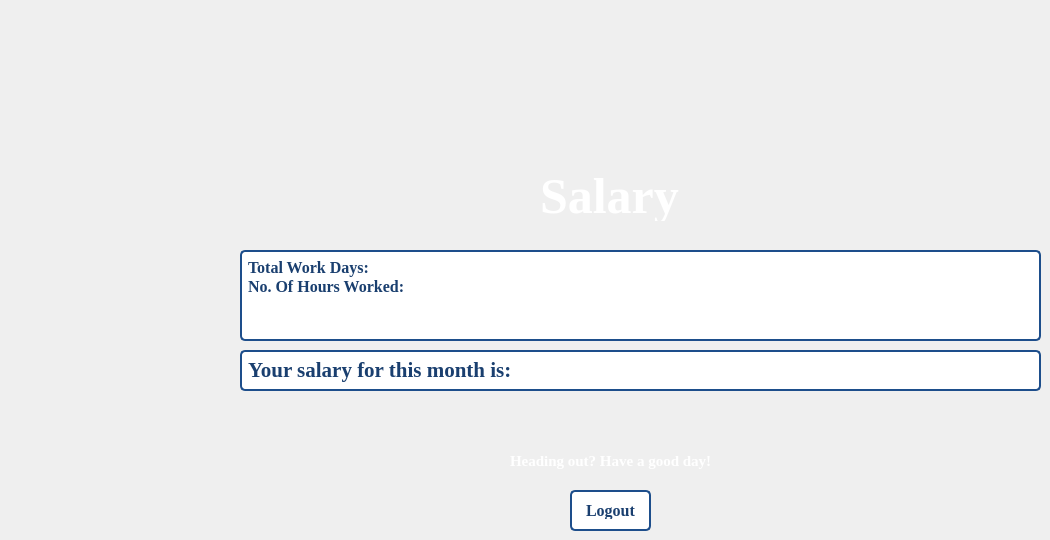
   <widget class="QWidget" name="tab_7">
    <attribute name="title">
     <string>Salary</string>
    </attribute>
    <widget class="QTextBrowser" name="textBrowser_salary">
     <property name="geometry">
      <rect>
       <x>240</x>
       <y>250</y>
       <width>801</width>
       <height>91</height>
      </rect>
     </property>
     <property name="font">
      <font>
       <family>Georgia</family>
       <pointsize>-1</pointsize>
       <bold>true</bold>
      </font>
     </property>
     <property name="styleSheet">
      <string notr="true">QTextBrowser
{
background-color: rgb(255, 255, 255); 
color: rgb(26, 63, 111); 
border: 2px solid rgb(29, 78, 139);
border-radius: 5px; 
padding: 2px 2px; 
font-size: 16px;
font-weight: bold;
cursor: pointer; 
transition: background-color 0.3s ease, box-shadow 0.3s ease;
box-shadow: 0 4px 8px rgba(0, 0, 0, 0.1); 
}

</string>
     </property>
     <property name="html">
      <string>&lt;!DOCTYPE HTML PUBLIC &quot;-//W3C//DTD HTML 4.0//EN&quot; &quot;http://www.w3.org/TR/REC-html40/strict.dtd&quot;&gt;
&lt;html&gt;&lt;head&gt;&lt;meta name=&quot;qrichtext&quot; content=&quot;1&quot; /&gt;&lt;meta charset=&quot;utf-8&quot; /&gt;&lt;style type=&quot;text/css&quot;&gt;
p, li { white-space: pre-wrap; }
hr { height: 1px; border-width: 0; }
li.unchecked::marker { content: &quot;\2610&quot;; }
li.checked::marker { content: &quot;\2612&quot;; }
&lt;/style&gt;&lt;/head&gt;&lt;body style=&quot; font-family:'Georgia'; font-size:16px; font-weight:700; font-style:normal;&quot;&gt;
&lt;p style=&quot; margin-top:0px; margin-bottom:0px; margin-left:0px; margin-right:0px; -qt-block-indent:0; text-indent:0px;&quot;&gt;&lt;span style=&quot; font-size:16px;&quot;&gt;Total Work Days:&lt;/span&gt;&lt;/p&gt;
&lt;p style=&quot; margin-top:0px; margin-bottom:0px; margin-left:0px; margin-right:0px; -qt-block-indent:0; text-indent:0px;&quot;&gt;&lt;span style=&quot; font-size:16px;&quot;&gt;No. Of Hours Worked:&lt;/span&gt;&lt;/p&gt;&lt;/body&gt;&lt;/html&gt;</string>
     </property>
    </widget>
    <widget class="QTextBrowser" name="textBrowser_salary2">
     <property name="geometry">
      <rect>
       <x>240</x>
       <y>350</y>
       <width>801</width>
       <height>41</height>
      </rect>
     </property>
     <property name="font">
      <font>
       <family>Georgia</family>
       <pointsize>9</pointsize>
       <italic>false</italic>
       <bold>false</bold>
      </font>
     </property>
     <property name="styleSheet">
      <string notr="true">QTextBrowser
{
background-color: rgb(255, 255, 255); 
color: rgb(26, 63, 111); 
border: 2px solid rgb(29, 78, 139);
border-radius: 5px; 
padding: 2px 2px; 
font-size: 16px;
font-weight: bold;
font: 9pt &quot;Georgia&quot;;
cursor: pointer; 
transition: background-color 0.3s ease, box-shadow 0.3s ease;
box-shadow: 0 4px 8px rgba(0, 0, 0, 0.1); 
}

</string>
     </property>
     <property name="html">
      <string>&lt;!DOCTYPE HTML PUBLIC &quot;-//W3C//DTD HTML 4.0//EN&quot; &quot;http://www.w3.org/TR/REC-html40/strict.dtd&quot;&gt;
&lt;html&gt;&lt;head&gt;&lt;meta name=&quot;qrichtext&quot; content=&quot;1&quot; /&gt;&lt;meta charset=&quot;utf-8&quot; /&gt;&lt;style type=&quot;text/css&quot;&gt;
p, li { white-space: pre-wrap; }
hr { height: 1px; border-width: 0; }
li.unchecked::marker { content: &quot;\2610&quot;; }
li.checked::marker { content: &quot;\2612&quot;; }
&lt;/style&gt;&lt;/head&gt;&lt;body style=&quot; font-family:'Georgia'; font-size:9pt; font-weight:400; font-style:normal;&quot;&gt;
&lt;p style=&quot; margin-top:0px; margin-bottom:0px; margin-left:0px; margin-right:0px; -qt-block-indent:0; text-indent:0px;&quot;&gt;&lt;span style=&quot; font-size:16pt; font-weight:700;&quot;&gt;Your salary for this month is:&lt;/span&gt;&lt;/p&gt;&lt;/body&gt;&lt;/html&gt;</string>
     </property>
    </widget>
    <widget class="QLabel" name="label">
     <property name="geometry">
      <rect>
       <x>510</x>
       <y>450</y>
       <width>221</width>
       <height>21</height>
      </rect>
     </property>
     <property name="font">
      <font>
       <family>Times New Roman</family>
       <pointsize>-1</pointsize>
       <bold>true</bold>
      </font>
     </property>
     <property name="styleSheet">
      <string notr="true">QLabel {
color: rgb(255, 255, 255);
font-size: 15px; 
font-weight: bold;
}

QLabel {
text-shadow: 2px rgb(12, 29, 52); 
}

</string>
     </property>
     <property name="text">
      <string>Heading out? Have a good day!</string>
     </property>
    </widget>
    <widget class="QPushButton" name="pushButton">
     <property name="geometry">
      <rect>
       <x>570</x>
       <y>490</y>
       <width>81</width>
       <height>41</height>
      </rect>
     </property>
     <property name="font">
      <font>
       <family>Times New Roman</family>
       <pointsize>-1</pointsize>
       <bold>true</bold>
      </font>
     </property>
     <property name="styleSheet">
      <string notr="true">QPushButton 
{
background-color: rgb(255, 255, 255); 
color: rgb(26, 63, 111); 
border: 2px solid rgb(29, 78, 139);
border-radius: 5px; 
padding: 10px 10px; 
font-size: 16px;
font-weight: bold;
cursor: pointer; 
transition: background-color 0.3s ease, box-shadow 0.3s ease;
}
QPushButton:hover 
{
background-color: rgb(219, 235, 255); 
box-shadow: 0 4px 8px rgba(0, 0, 0, 0.1); 
}
QPushButton:pressed 
{
background-color: rgb(45, 108, 190); 
color: rgb(255, 255, 255);
box-shadow: 0 2px 4px rgba(0, 0, 0, 0.1); 
}
</string>
     </property>
     <property name="text">
      <string>Logout</string>
     </property>
    </widget>
    <widget class="QLabel" name="labelGif">
     <property name="geometry">
      <rect>
       <x>430</x>
       <y>90</y>
       <width>121</width>
       <height>101</height>
      </rect>
     </property>
     <property name="text">
      <string/>
     </property>
    </widget>
    <widget class="QLabel" name="label_26">
     <property name="geometry">
      <rect>
       <x>540</x>
       <y>170</y>
       <width>191</width>
       <height>51</height>
      </rect>
     </property>
     <property name="font">
      <font>
       <family>Georgia</family>
       <pointsize>-1</pointsize>
       <bold>true</bold>
      </font>
     </property>
     <property name="styleSheet">
      <string notr="true">QLabel {
color: rgb(255, 255, 255);
font-size: 50px; 
font-weight: bold;
}

QLabel {
text-shadow: 1px 1px 2px rgb(12, 29, 52); 
}
</string>
     </property>
     <property name="text">
      <string>Salary</string>
     </property>
    </widget>
   </widget>
